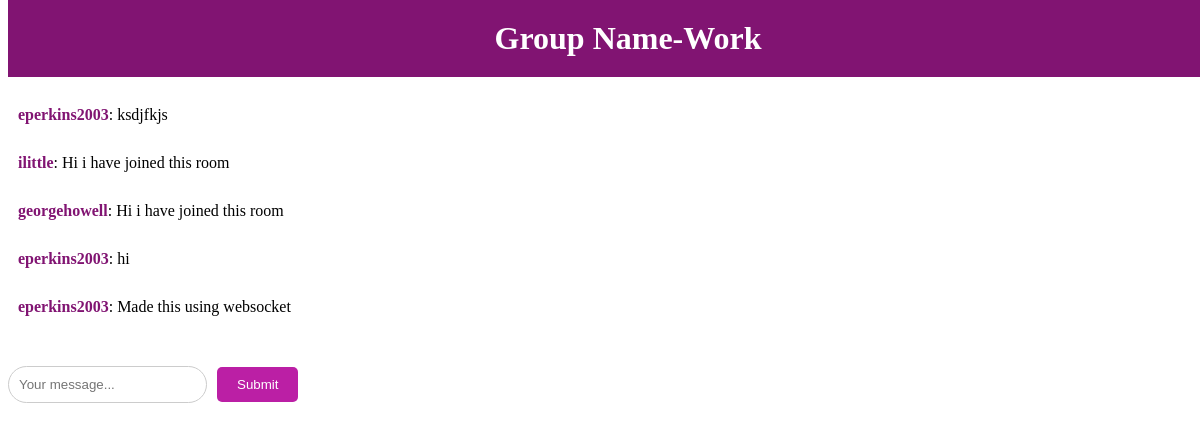
The app's page /room/work (signed in), older data.
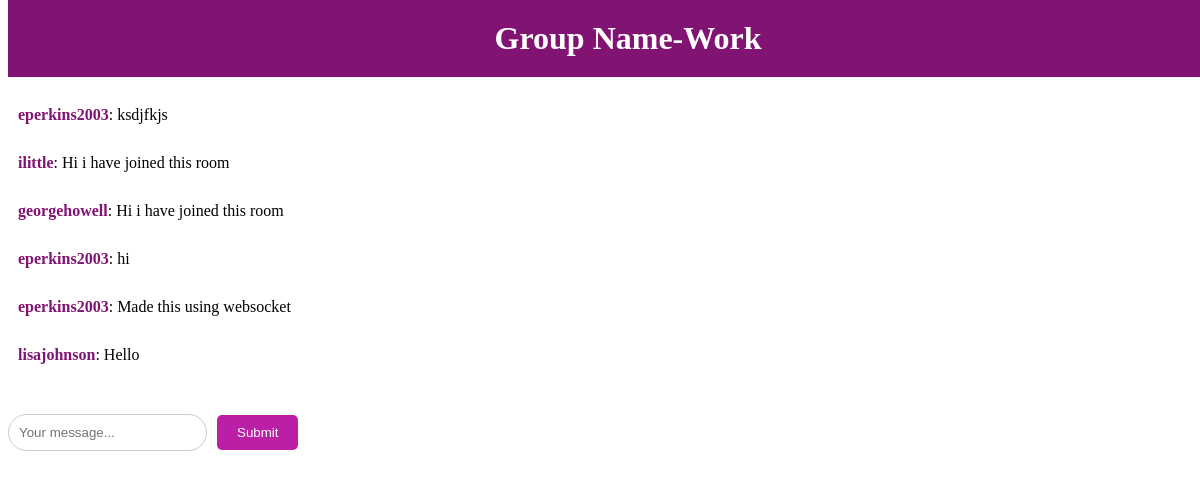
The same page, newer data.
### room/models.py (models this page shows, shortened)
class Message(models.Model):
    room = models.ForeignKey(Room, related_name='messages', on_delete=models.CASCADE)
    user = models.ForeignKey(User, related_name='messages', on_delete=models.CASCADE)
    content = models.TextField()
    date_added = models.DateTimeField(auto_now_add=True)
    class Meta:
        ordering = ('date_added',)

### room/views.py (the view)
# urls.py: path("room/",include("room.urls")),
@login_required
def room(request,slug):
    room=Room.objects.get(slug=slug)
    messages=Message.objects.filter(room=room)
    return render(request,'room/room.html',{'room':room,'messages':messages})

### room/templates/room/room.html (shortened to what this page needs)
{% load static %}
<!DOCTYPE html>
<html lang="en">
<head>
</head>
<body>
    <div class="chat-container">
        <div class="group-name">
          <h1>Group Name-{{ room.name }}</h1>
        </div>
        <div class="lg:w-2/4 mx-4 lg:mx-auto p-4 bg-white rounded-xl">
          <div class="chat-messages space-y-3" id="chat-messages">
            {% for m in messages %}
            <div class="chat-message"><b>{{ m.user.username }}</b>: {{ m.content }}</div>
            {% endfor %}
          </div>
        </div>
        <div class="w-80 mx-auto p-4 bg-white rounded-xl">
            <form method="post" action="." class="message-input-form">
              <input type="text" name="content" class="flex-1 mr-3 w-full rounded-l-lg" placeholder="Your message..." id="chat-message-input">
              <button class="px-5 py-3 rounded-r-lg text-white bg-teal-600 hover:bg-teal-700" id="chat-message-submit">Submit</button>
            </form>
          </div>
      </div>
</body>
</html>

Row changes from the older to the newer data that the page shows:
added Message: user.username "lisajohnson", content "Hello"
